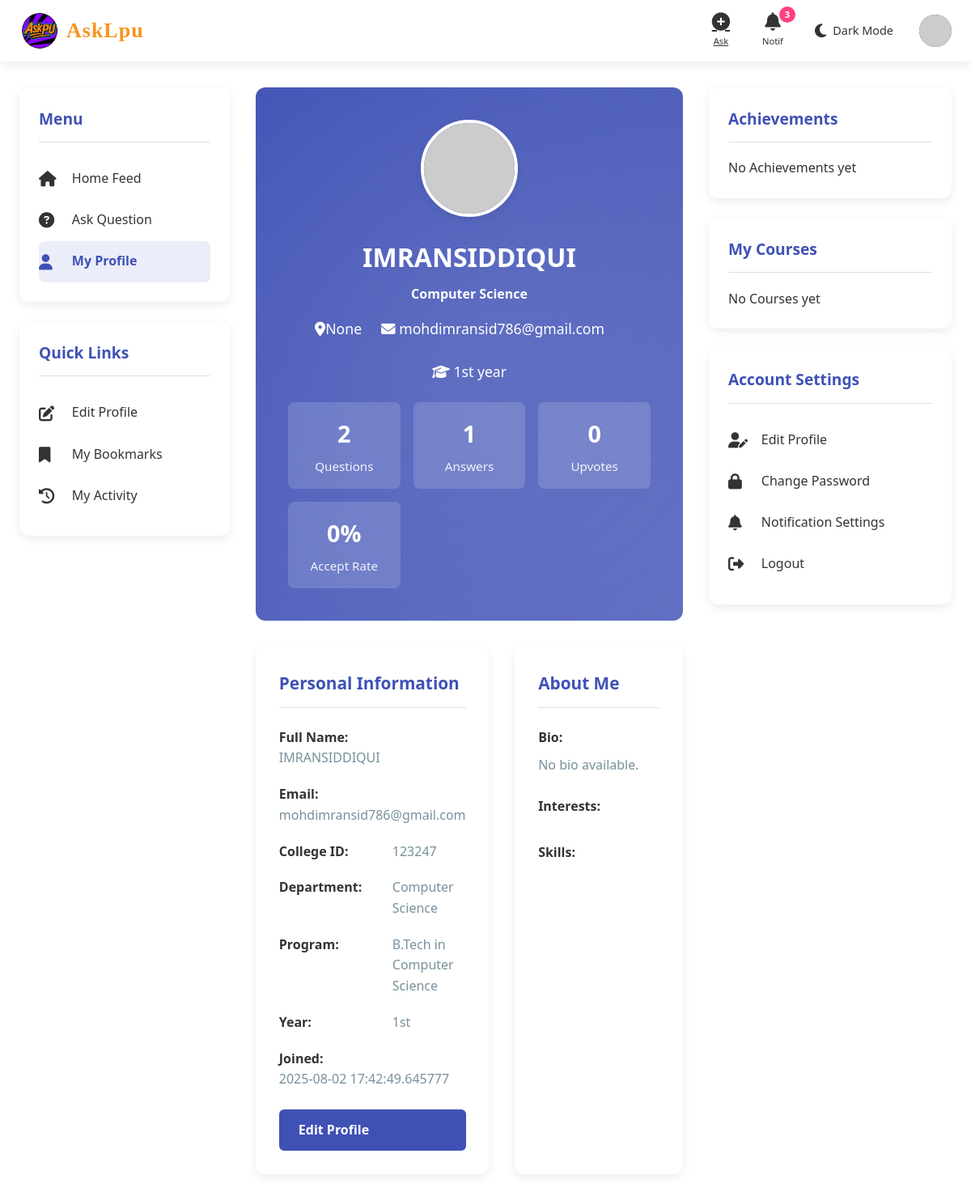
The app's page /profile (signed in) with its own data.
### app.py (models this page shows)
class User(db.Model):
    id = db.Column(db.Integer, primary_key=True)#use
    first_name=db.Column(db.String(90),unique=False, nullable=False)
    last_name=db.Column(db.String(90),unique=False, nullable=False)
    full_name=db.Column(db.String(90),unique=True, nullable=True)#use
    username = db.Column(db.String(80), unique=True, nullable=False)#use
    email = db.Column(db.String(120), unique=True, nullable=False)#use
    c_id = db.Column(db.String(200), nullable=False)#use
    password = db.Column(db.String(200), nullable=False)#use
    role = db.Column(db.String(20), default='student',nullable=True)#use
    department = db.Column(db.String(50), nullable=True)#use
    year = db.Column(db.String(90), nullable=True)#use
    bio = db.Column(db.Text, nullable=True)#use
    interest= db.Column(db.String(200), nullable=True)
    skiils=db.Column(db.String(200), nullable=True)
    location=db.Column(db.String(200), nullable=True)
    questions = db.relationship('Question', backref='author', lazy=True, cascade="all, delete")
    created_at = db.Column(db.DateTime, default=datetime.utcnow)
    answers = db.relationship('Answer', backref='author', lazy=True, cascade="all, delete")
    image = db.Column(db.String(300), nullable=True)
    otp=db.Column(db.Integer)#use
    achievement=db.Column(db.String(200), nullable=True)
    course=db.Column(db.String(200), nullable=True)
    verify= db.Column(db.Boolean, default=False)
    voted_on = db.relationship(
        'Answer',
        secondary=votes_association,
        back_populates='voters',
        cascade="all, delete"
    )

### app.py (the view)
@app.route('/profile')
def profile():
    user = User.query.get(session['user_id'])
    questions = Question.query.filter_by(user_id=user.id).all()
    answers = Answer.query.filter_by(user_id=user.id).all()
    total_upvotes = 0
    accepted_answers = 0
    for answer in answers:
        upvotes = db.session.query(votes_association).filter_by(answer_id=answer.id, vote_type='upvote').count()
        downvotes = db.session.query(votes_association).filter_by(answer_id=answer.id, vote_type='downvote').count()
        score = upvotes - downvotes
        total_upvotes += upvotes
        if score >= 1:
            accepted_answers += 1
    total_answers = len(answers)
    accept_rate = round((accepted_answers / total_answers) * 100) if total_answers > 0 else 0
    return render_template(
        'profile.html',
        user=user,
        questions=questions,
        answers=answers,
        total_upvotes=total_upvotes,
        accept_rate=accept_rate
    )

### templates/profile.html (shortened to what this page needs)
<!DOCTYPE html>
<html lang="en">
<head>
    <link rel="stylesheet" href="https://cdnjs.cloudflare.com/ajax/libs/font-awesome/6.4.0/css/all.min.css">
        <link rel="stylesheet" href="{{url_for ('static',filename='css/styles.css')}}">
</head>
<body>
    <header>
        <div class="header-container">
           <a href="{{ url_for('index') }}" class="logo">
<img src="{{ url_for('static', filename='uploads/logo.png') }}"
     alt="Logo"
     style="height: 50px; width: auto; max-width: 100%; object-fit: contain;">
<span class="logo-text">AskLpu</span>
            </a>
            <div class="nav-icons">
                <a href="{{url_for('ask')}}" class="nav-icon" id="ask-btn">
                    <i class="fas fa-plus-circle"></i>
                    <span>Ask</span>
                </a>
                <div class="nav-icon" id="notifications-btn">
                    <i class="fas fa-bell"></i>
                    <span>Notif</span>
                    <div class="notification-badge">3</div>
                </div>
                <div class="theme-toggle" id="theme-toggle">
                    <i class="fas fa-moon toggle-icon" id="theme-icon"></i>
                    <span class="toggle-text">Dark Mode</span>
                </div>
                <a href="{{url_for('profile')}}" class="user-avatar" id="profile-btn">
                {% if user.image %}
                    <img src="{{ url_for('static', filename='uploads/' + user.profile_photo) }}" alt="Avatar">
                {% else %}
                    <img src="https://api.dicebear.com/6.x/avataaars/svg?seed={{ user.username }}" alt="Default Avatar">
                {% endif %}
                </a>
            </div>
        </div>
    </header>
    <div class="main-container">
        <div class="sidebar">
            <div class="sidebar-card">
                <h3 class="sidebar-title">Menu</h3>
                <a href="{{url_for('index')}}" class="menu-item">
                    <i class="fas fa-home"></i>
                    <span>Home Feed</span>
                </a>
                <a href="{{url_for('ask')}}" class="menu-item">
                    <i class="fas fa-question-circle"></i>
                    <span>Ask Question</span>
                </a>
                <a href="{{url_for('profile')}}" class="menu-item active-menu">
                    <i class="fas fa-user"></i>
                    <span>My Profile</span>
                </a>
            </div>
            <div class="sidebar-card">
                <h3 class="sidebar-title">Quick Links</h3>
                <a href="{{url_for('update_profile')}}" class="menu-item">
                    <i class="fas fa-edit"></i>
                    <span>Edit Profile</span>
                </a>
                <a href="#" class="menu-item">
                    <i class="fas fa-bookmark"></i>
                    <span>My Bookmarks</span>
                </a>
                <a href="#" class="menu-item">
                    <i class="fas fa-history"></i>
                    <span>My Activity</span>
                </a>
            </div>
        </div>
        <div class="main-content">
            <div class="profile-header">
                <div class="profile-avatar">
                    {% if user.image %}
  <img src="{{ url_for('static', filename='uploads/' + user.image) }}" alt="Avatar">
{% else %}
  <img src="https://api.dicebear.com/6.x/avataaars/svg?seed={{ user.username }}" alt="Default Avatar">
{% endif %}
                </div>
                 <h1 class="profile-name">{{user.full_name}}</h1>
                <p><b>{{user.department}}</b></p>
                <div class="profile-meta">
                    <div><i class="fas fa-map-marker-alt"></i>{{user.location}}</div>
                    <div><i class="fas fa-envelope"></i> {{user.email}}</div>
                    <div><i class="fas fa-graduation-cap"></i> {{ user.year}} year</div>
                </div>
                <div class="profile-stats">
                    <div class="profile-stat">
                        <div class="profile-stat-value">{{user.questions|length}}</div>
                        <div class="profile-stat-label">Questions</div>
                    </div>
                    <div class="profile-stat">
                        <div class="profile-stat-value">{{user.answers|length}}</div>
                        <div class="profile-stat-label">Answers</div>
                    </div>
                    <div class="profile-stat">
                        <div class="profile-stat-value">{{ total_upvotes }}</div>
                        <div class="profile-stat-label">Upvotes</div>
                    </div>
                    <div class="profile-stat">
                        <div class="profile-stat-value">{{accept_rate}}%</div>
                        <div class="profile-stat-label">Accept Rate</div>
                    </div>
                </div>
            </div>
            <div class="profile-content">
                <div class="profile-card">
                    <h3 class="profile-card-title">Personal Information</h3>
                    <div class="info-item">
                        <div class="info-label">Full Name:</div>
                        <div class="info-value">{{user.full_name}}</div>
                    </div>
                    <div class="info-item">
                        <div class="info-label">Email:</div>
                        <div class="info-value">{{user.email}}</div>
                    </div>
                    <div class="info-item">
                        <div class="info-label">College ID:</div>
                        <div class="info-value">{{user.c_id}}</div>
                    </div>
                    <div class="info-item">
                        <div class="info-label">Department:</div>
                        <div class="info-value">{{user.department}}</div>
                    </div>
                    <div class="info-item">
                        <div class="info-label">Program:</div>
                        <div class="info-value">B.Tech in Computer Science</div>
                    </div>
                    <div class="info-item">
                        <div class="info-label">Year:</div>
                        <div class="info-value">{{user.year}}</div>
                    </div>
                    <div class="info-item">
                        <div class="info-label">Joined:</div>
                        <div class="info-value">{{user.created_at}}</div>
                    </div>
                    <a href="{{url_for('update_profile')}}" class="edit-button">Edit Profile</a>
                </div>
                <div class="profile-card">
                    <h3 class="profile-card-title">About Me</h3>
                    <div class="info-item" style="flex-direction: column;">
                        <div class="info-label">Bio:</div>
                        <div class="info-value" style="margin-top: 0.5rem; line-height: 1.7;">
                            {%if user.bio%}
                            {{user.bio}}
                            {%else%}
                            No bio available.
                            {%endif%}
                        </div>
                    </div>
                    <div class="info-item" style="flex-direction: column; margin-top: 1.5rem;">
                        <div class="info-label">Interests:</div>
                    </div>
                    <div class="info-item" style="flex-direction: column; margin-top: 1.5rem;">
                        <div class="info-label">Skills:</div>
                    </div>
                </div>
            </div>
        </div>
        <div class="right-sidebar">
            <div class="sidebar-card">
                <h3 class="sidebar-title">Achievements</h3>
                <div class="tag-list">
                    {% if user.achievement %}
                    {% for achievement in user.achievement.split(',') %}
                    <div class="tag" style="background-color: #e3f2fd; color: #1565c0;">
                        <i class="fas fa-star"></i> {{ achievement.strip() }}
                    </div>
                    {% endfor %}
                    {% else %}
                    No Achievements yet
                    {% endif %}
                </div>
            </div>
            <div class="sidebar-card">
                <h3 class="sidebar-title">My Courses</h3>
                <div class="tag-list">
                    {% if user.course %}
                    {% for course in user.course.split(',') %}
                    <div class="tag">{{course.strip()}}</div>
                    {%endfor%}
                    {% else %}
                    No Courses yet
                    {% endif %}
                </div>
            </div>
            <div class="sidebar-card">
                <h3 class="sidebar-title">Account Settings</h3>
                <a href="{{url_for('update_profile')}}" class="menu-item">
                    <i class="fas fa-user-edit"></i>
                    <span>Edit Profile</span>
                </a>
                <a href="#" class="menu-item">
                    <i class="fas fa-lock"></i>
                    <span>Change Password</span>
                </a>
                <a href="#" class="menu-item">
                    <i class="fas fa-bell"></i>
                    <span>Notification Settings</span>
                </a>
                <a href="#" class="menu-item">
                    <i class="fas fa-sign-out-alt"></i>
                    <span>Logout</span>
                </a>
            </div>
        </div>
    </div>
</body>
</html>

### records on screen
User: full_name "IMRANSIDDIQUI", department "Computer Science", location "None", email "mohdimransid786@gmail.com", year "1st", c_id "123247", created_at "2025-08-02 17:42:49.645777"

### other values on screen
{{ user.questions|length }} "2"
{{ user.answers|length }} "1"
{{ total_upvotes }} "0"
{{ accept_rate }} "0"
